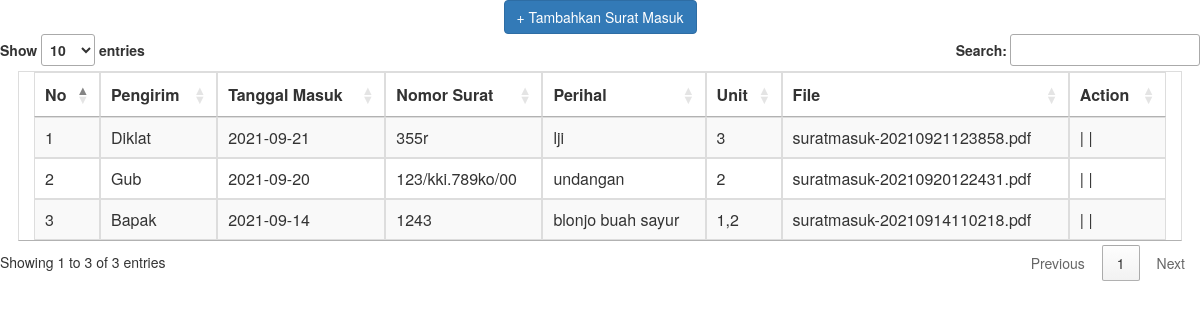
The page /suratmasuk.php on the database as committed earlier.
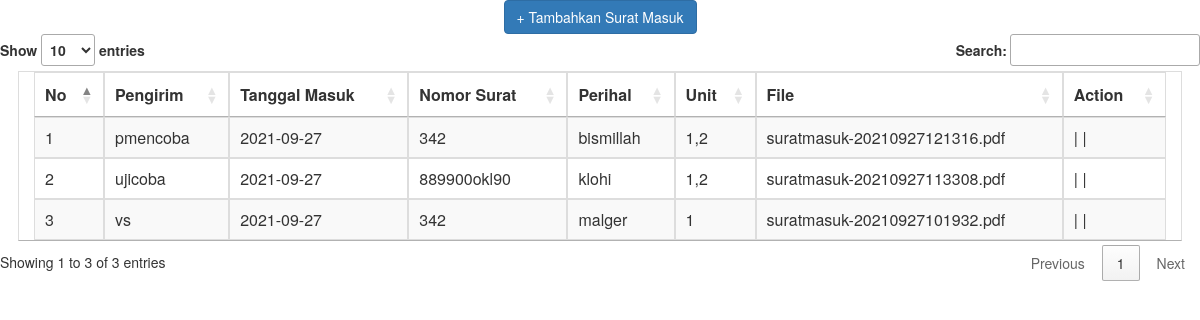
The same page on the database as committed later.
### tables this page shows
CREATE TABLE `suratmasuk` (
  `id` int(11) NOT NULL,
  `pengirim` varchar(100) NOT NULL,
  `tanggal_masuk` date NOT NULL,
  `nomor_surat` varchar(100) NOT NULL,
  `perihal` varchar(255) NOT NULL,
  `unit` varchar(50) NOT NULL,
  `file_suratmasuk` varchar(255) NOT NULL
);

### suratmasuk.php (the view, shortened to what this page needs)
<?php
include_once("koneksi.php");
$result = mysqli_query($mysqli, "SELECT * FROM suratmasuk ORDER BY id DESC");
?>
<html>
<head>
    <link rel="stylesheet" type="text/css" href="https://cdn.datatables.net/1.10.10/css/jquery.dataTables.min.css">
    <link rel="stylesheet" type="text/css" href="https://maxcdn.bootstrapcdn.com/bootstrap/3.3.5/css/bootstrap.min.css">
</head>
<body>
    <center>
        <div><a href="halaman_admin_suratmasuk_add.php" class="btn btn-primary">+ Tambahkan Surat Masuk</a></div>
    </center>
    <table style="width: 97%;" class="container table-striped table-bordered table-hover" id="datatable">
        <thead>
            <tr>
                <th>No</th>
                <th>Pengirim</th>
                <th>Tanggal Masuk</th>
                <th>Nomor Surat</th>
                <th>Perihal</th>
                <th>Unit</th>
                <th>File</th>
                <th>Action</th>
            </tr>
        </thead>
        <tbody>
            <?php
            $number = 1;
            while ($user_data = mysqli_fetch_array($result)) {
                echo "<tr>";
                echo "<td> $number </td>";
                echo "<td>" . $user_data['pengirim'] . "</td>";
                echo "<td>" . $user_data['tanggal_masuk'] . "</td>";
                echo "<td>" . $user_data['nomor_surat'] . "</td>";
                echo "<td>" . $user_data['perihal'] . "</td>";
                echo "<td>" . $user_data['unit'] . "</td>";
                echo "<td>" . $user_data['file_suratmasuk'] . "</td>";
                echo "<td><a href='halaman_admin_suratmasuk_edit.php?id=$user_data[id]'><i class='bx bxs-pencil'></i></a> | <a href='../suratmasuk_delete.php?id=$user_data[id]'><i class='bx bxs-trash-alt'></i></a> | <a href='../pdfsuratmasuk/$user_data[file_suratmasuk]' target='_blank'><i class='bx bxs-image'></i></a></td></tr>";
                ++$number;
            }
            ?>
        </tbody>
    </table>
</body>
</html>

Rows that differ between the two databases and show on the page:
removed suratmasuk: pengirim "Diklat", tanggal_masuk "2021-09-21", nomor_surat "355r", perihal "lji", unit "3", file_suratmasuk "suratmasuk-20210921123858.pdf"
removed suratmasuk: pengirim "Gub", tanggal_masuk "2021-09-20", nomor_surat "123/kki.789ko/00", perihal "undangan", unit "2", file_suratmasuk "suratmasuk-20210920122431.pdf"
removed suratmasuk: pengirim "Bapak", tanggal_masuk "2021-09-14", nomor_surat "1243", perihal "blonjo buah sayur", unit "1,2", file_suratmasuk "suratmasuk-20210914110218.pdf"
added suratmasuk: pengirim "pmencoba", tanggal_masuk "2021-09-27", nomor_surat "342", perihal "bismillah", unit "1,2", file_suratmasuk "suratmasuk-20210927121316.pdf"
added suratmasuk: pengirim "ujicoba", tanggal_masuk "2021-09-27", nomor_surat "889900okl90", perihal "klohi", unit "1,2", file_suratmasuk "suratmasuk-20210927113308.pdf"
added suratmasuk: pengirim "vs", tanggal_masuk "2021-09-27", nomor_surat "342", perihal "malger", unit "1", file_suratmasuk "suratmasuk-20210927101932.pdf"
